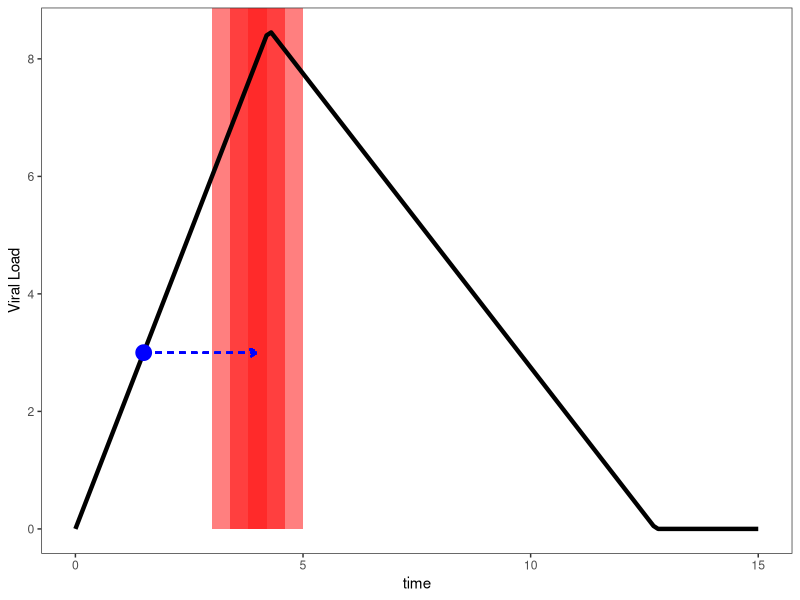
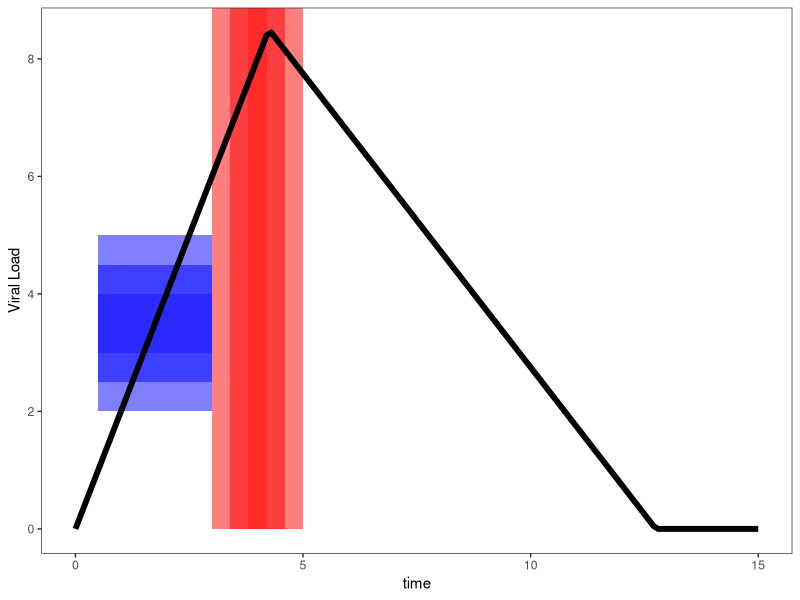
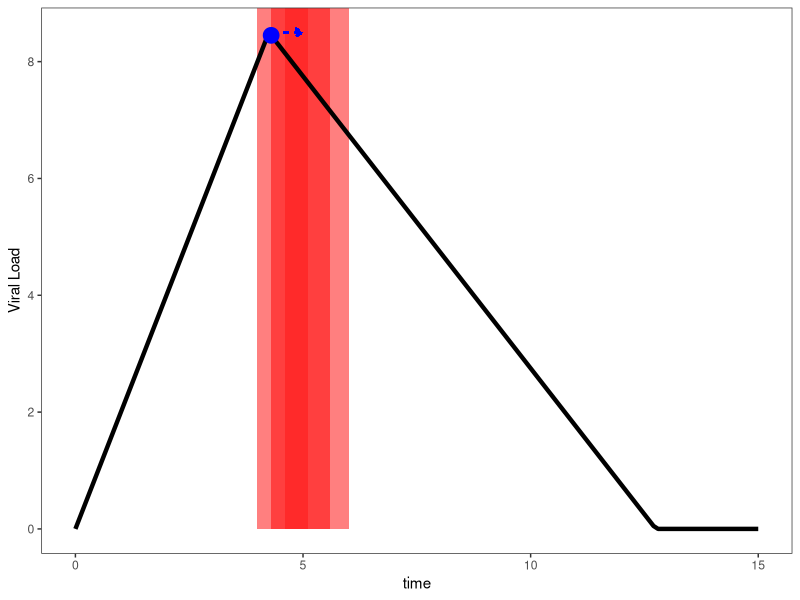

These figures' R source, in order:
library(dplyr)
library(ggplot2)

vl_func <- function(a, b, vl_max, vi, t){
  t1 <- (vl_max-vi)/a
  vl <- ifelse(t<t1, vi+a*t, vl_max-b*(t-t1))
  return(pmax(vl, vi))
}

vl_func(a=1.5, b=1, vl_max=8.5, vi=0, t=seq(0,15,0.1))

vl_df <- data.frame(t=seq(0,15,0.1)) %>%
  mutate(vl=vl_func(a=2, b=1, vl_max=8.5, vi=0, t=t)) %>%
  mutate(thresh=ifelse(t==1.5, vl, NA)) %>%
  mutate(lag=dnorm(x=t, mean=4.5, sd=1)) %>%
  mutate(peak=ifelse(vl==max(vl), vl, NA))

point_s = 3

# tdist
ggplot(vl_df, aes(x=t)) +
  theme_bw() +
  geom_rect(aes(xmin=point_s, xmax=point_s+2.0, ymin=0, ymax=Inf), fill="red", alpha=0.002) +
  geom_rect(aes(xmin=point_s+0.4, xmax=point_s+1.6, ymin=0, ymax=Inf), fill="red", alpha=0.006) +
  geom_rect(aes(xmin=point_s+0.8, xmax=point_s+1.2, ymin=0, ymax=Inf), fill="red", alpha=0.01) + 
  geom_line(aes(y=vl), size=1.5) +
  geom_point(aes(y=thresh), size=5, color="blue") + 
  labs(y="Viral Load", x="time") +
  theme(panel.grid=element_blank()) + 
  geom_segment(
    aes(x = 1.5, xend = 4.0, y = 3, yend = 3),
    arrow = arrow(length = unit(0.2, "cm"), type = "closed"),
    linetype = "dashed", color = "blue", size=0.5
  )

##thresh and thresh peak  
ggplot(vl_df, aes(x=t)) +
  theme_bw() +
  geom_rect(aes(xmin=0.5, xmax=3, ymin=2, ymax=5), fill="blue", alpha=0.002) +
  geom_rect(aes(xmin=0.5, xmax=3, ymin=2.5, ymax=4.5), fill="blue", alpha=0.006) +
  geom_rect(aes(xmin=0.5, xmax=3, ymin=3, ymax=4), fill="blue", alpha=0.01) + 
  geom_rect(aes(xmin=point_s, xmax=point_s+2.0, ymin=0, ymax=Inf), fill="red", alpha=0.002) +
  geom_rect(aes(xmin=point_s+0.4, xmax=point_s+1.6, ymin=0, ymax=Inf), fill="red", alpha=0.006) +
  geom_rect(aes(xmin=point_s+0.8, xmax=point_s+1.2, ymin=0, ymax=Inf), fill="red", alpha=0.01) + 
  geom_line(aes(y=vl), size=2) +
  #geom_point(aes(y=thresh), size=5, color="red") + 
  labs(y="Viral Load", x="time") +
  theme(panel.grid=element_blank()) 
  
  #geom_segment(
  #  aes(x = 1.75, xend = 5.0, y = 3.5, yend = 3.5),
  #  arrow = arrow(length = unit(0.2, "cm"), type = "closed"),
  #  linetype = "dashed", color = "red", size=0.5
  #) #+
  #geom_segment(x = 5, xend=5, y=0, yend=7.7, color="red", linetype="dashed", size=1)

point_s <- 4
ggplot(vl_df, aes(x=t)) +
  theme_bw() +
  geom_rect(aes(xmin=point_s, xmax=point_s+2.0, ymin=0, ymax=Inf), fill="red", alpha=0.002) +
  geom_rect(aes(xmin=point_s+0.3, xmax=point_s+1.6, ymin=0, ymax=Inf), fill="red", alpha=0.006) +
  geom_rect(aes(xmin=point_s+0.6, xmax=point_s+1.1, ymin=0, ymax=Inf), fill="red", alpha=0.01) + 
  geom_line(aes(y=vl), size=1.5) +
  geom_point(aes(y=peak), size=5, color="blue") + 
  labs(y="Viral Load", x="time") +
  theme(panel.grid=element_blank()) + 
  geom_segment(
    aes(x = 4.3, xend = 5, y = 8.5, yend = 8.5),
    arrow = arrow(length = unit(0.2, "cm"), type = "closed"),
    linetype = "dashed", color = "blue", size=0.5
  )
